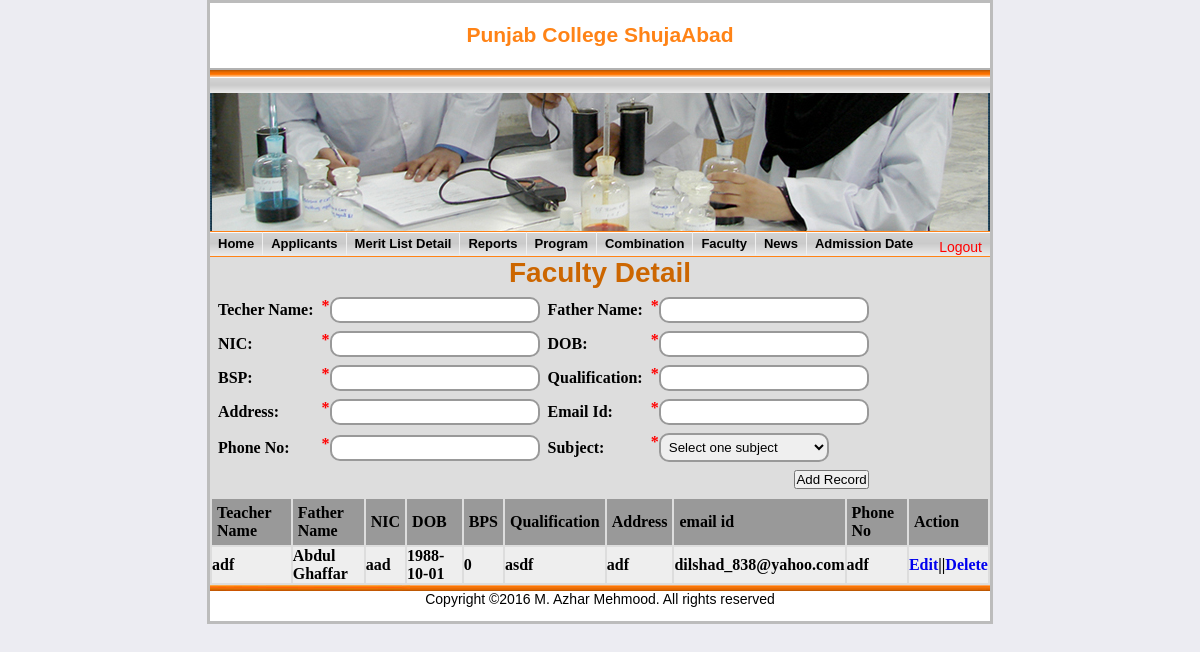
The app's page /admin/faculty.php (signed in) with its own data.
### tables this page shows
CREATE TABLE IF NOT EXISTS `teacher` (
  `teacher_id` int(11) NOT NULL AUTO_INCREMENT,
  `name` varchar(45) NOT NULL,
  `fname` varchar(45) NOT NULL,
  `nic` varchar(45) NOT NULL,
  `dob` date NOT NULL,
  `address` varchar(45) NOT NULL,
  `email_id` varchar(45) NOT NULL,
  `bps` int(11) NOT NULL,
  `phone_no` varchar(15) NOT NULL,
  `qualification` varchar(45) NOT NULL,
  `subject_id` varchar(20) NOT NULL,
  PRIMARY KEY (`teacher_id`)
);

### admin/faculty.php (the view, shortened to what this page needs)
<?php require_once('includes/header.php'); ?>
<?php require_once('includes/nav.php');?>
<div id="content">
	<h1>Faculty Detail</h1>
    <form  action="" method="post" onsubmit=" return facultyForm1()" >
	<table cellspacing="8">
            <tr>
                <td>Techer Name:</td>
                <td><span style='color:#ff0000; float:left'>*</span><input type="text" name="name" id="tname" /></td>
                <td>Father Name:</td>
                <td><span style='color:#ff0000; float:left'>*</span><input type="text" name="fname"  id="fname"/></td>
            </tr>
            <tr>
                <td>NIC:</td>
                <td><span style='color:#ff0000; float:left'>*</span><input type="text" name="nic"  id="nic" /></td>
                <td>DOB:</td>
                <td><span style='color:#ff0000; float:left'>*</span><input type="text" name="dob"  id="dob" /></td>
            </tr>
            <tr>
                <td>BSP:</td>
                <td><span style='color:#ff0000; float:left'>*</span><input type="text" name="bps"  id="bps"  /></td>
                <td>Qualification:</td>
                <td><span style='color:#ff0000; float:left'>*</span><input type="text" name="qualification"  id="qualification"  /></td>
            </tr>
            <tr>
                <td>Address:</td>
                <td><span style='color:#ff0000; float:left'>*</span><input type="text" name="address"  id="address"  /></td>
                <td>Email Id:</td>
                <td><span style='color:#ff0000; float:left'>*</span><input type="text" name="email"  id="email"  /></td>
            </tr>
            <tr>
                <td>Phone No:</td>
                <td><span style='color:#ff0000; float:left'>*</span><input type="text" name="phone" id="phone"  /></td>
            <td>Subject:</td>
			<td><span style='color:#ff0000; float:left'>*</span>
				<select name="subject" id="subject" >
				<option  >Select one subject </option>
			</select>
			</td>
            </tr>
			<tr>
				<td></td>
				<td></td>
				<td></td>
                <td align="right"><input type="submit" value="Add Record"  >
			</tr>
        </table>
        </form>
 <div id="faculty">
         <table>
        	<tr bgcolor="#999999">
            	<th>Teacher Name</th>
                <th>Father Name</th>
                <th>NIC</th>
                <th>DOB</th>
                <th>BPS</th>
                <th>Qualification</th>
                <th>Address</th>
                <th>email id</th>
                <th>Phone No</th>
                <th>Action</th>
            </tr>
            <?php
					$getTeacherDetail="SELECT * FROM teacher";
					$result=mysql_query($getTeacherDetail);
					while($row=mysql_fetch_array($result))
						{
							$teacherId=$row['teacher_id'];
							echo "<tr bgcolor='#eee'>";
								echo "<td>".$row['name']."</td>";
								echo "<td>".$row['fname']."</td>";
								echo "<td>".$row['nic']."</td>";
								echo "<td>".$row['dob']."</td>";
								echo "<td>".$row['bps']."</td>";
								echo "<td>".$row['qualification']."</td>";
								echo "<td>".$row['address']."</td>";
								echo "<td>".$row['email_id']."</td>";
								echo "<td>".$row['phone_no']."</td>";
								echo "<td>"."<a href='facultyEdit.php?id=$teacherId'>Edit</a>"."||"."<a href='facultyDelete.php?id=$teacherId'>Delete"."</a>"."</td>";
							echo "</tr>";
						}
			?>
        </table>
       </div>
</div>
<?php require_once('includes/footer.php');?>

### admin/style.css (style rules this page uses)
* { margin:0px; padding:0px; }
body { background:#ECECF2; font: 14px Helvetica, Sans-Serif; }
a { text-decoration: none; }
#content { clear:both; width:100%; background:#ddd; }
#content table th { text-align:left; font-size:16px; color:#000; padding:5px; font-family:"Times New Roman", Times, serif; }
#content table td { font-size:16px; font-family:"Times New Roman", Times, serif; font-weight:800; }
#content table td input[type=text] { width:200px; height:22px; border:2px solid #999999; -moz-border-radius: 10px; -webkit-border-radius: 10px; -khtml-border-radius: 10px; border-radius: 10px; padding-left:6px; }
#content table td select { width:170px; padding:4px; border:2px solid #999999; -moz-border-radius: 10px; -webkit-border-radius: 10px; -khtml-border-radius: 10px; border-radius: 10px; }
#faculty { width:100%; overflow:auto; }
#content h1,h3 { text-align:center; color:#cc6600; }

### records on screen
teacher: name "adf", fname "Abdul Ghaffar", nic "aad", dob "1988-10-01", bps "0", qualification "asdf", address "adf", email "dilshad_838@yahoo.com", phone_no "adf"
